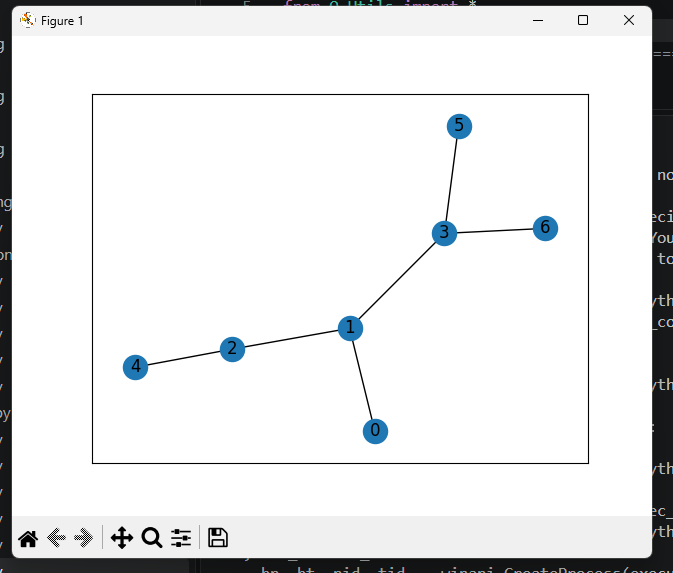

Write Python code to recreate this figure.
# Example 3.22 - Q_test.py

import numpy as np
import pylab as plt
from Q_Utils import *

# Setting up Parameters =========================================

# Create a routing list and set the goal
points_list = [(0, 1), (1, 2), (1, 3), (2, 4), (3, 5), (3, 6)]
goal = 6

# Show the routing graph
showgraph(points_list)

# The number of points of the R matrix
MATRIX_SIZE = 7

# Create matrix R
R = createRmat(MATRIX_SIZE, points_list, goal)

# Create matrix Q
Q = np.matrix(np.zeros([MATRIX_SIZE, MATRIX_SIZE]))

# Learning parameter
gamma = 0.8

# Training =======================================================

scores = []

for i in range(700):

    # Select a random current_state (starting point)
    current_state = np.random.randint(0, int(Q.shape[0]))

    # Work out all the available next step actions
    available_act = available_actions(R, current_state)

    # Choose a random next step action
    action = sample_next_action(available_act)

    # Update the Q matrix
    score = update(R, Q, current_state, action, gamma)

    scores.append(score)

    print("Score:", str(score))


print("Trained Q matrix:")
print(Q / np.max(Q) * 100)


# Testing ========================================================

current_state = 0
steps = [current_state]

while current_state != goal:

    next_step_index = np.where(
        Q[current_state,] == np.max(Q[current_state,])
    )[1]

    if next_step_index.shape[0] > 1:
        next_step_index = int(
            np.random.choice(next_step_index, size=1)
        )
    else:
        next_step_index = int(next_step_index)

    steps.append(next_step_index)
    current_state = next_step_index


# Display Results ================================================

print("Most efficient path:")
print(steps)

plt.plot(scores)
plt.show()
